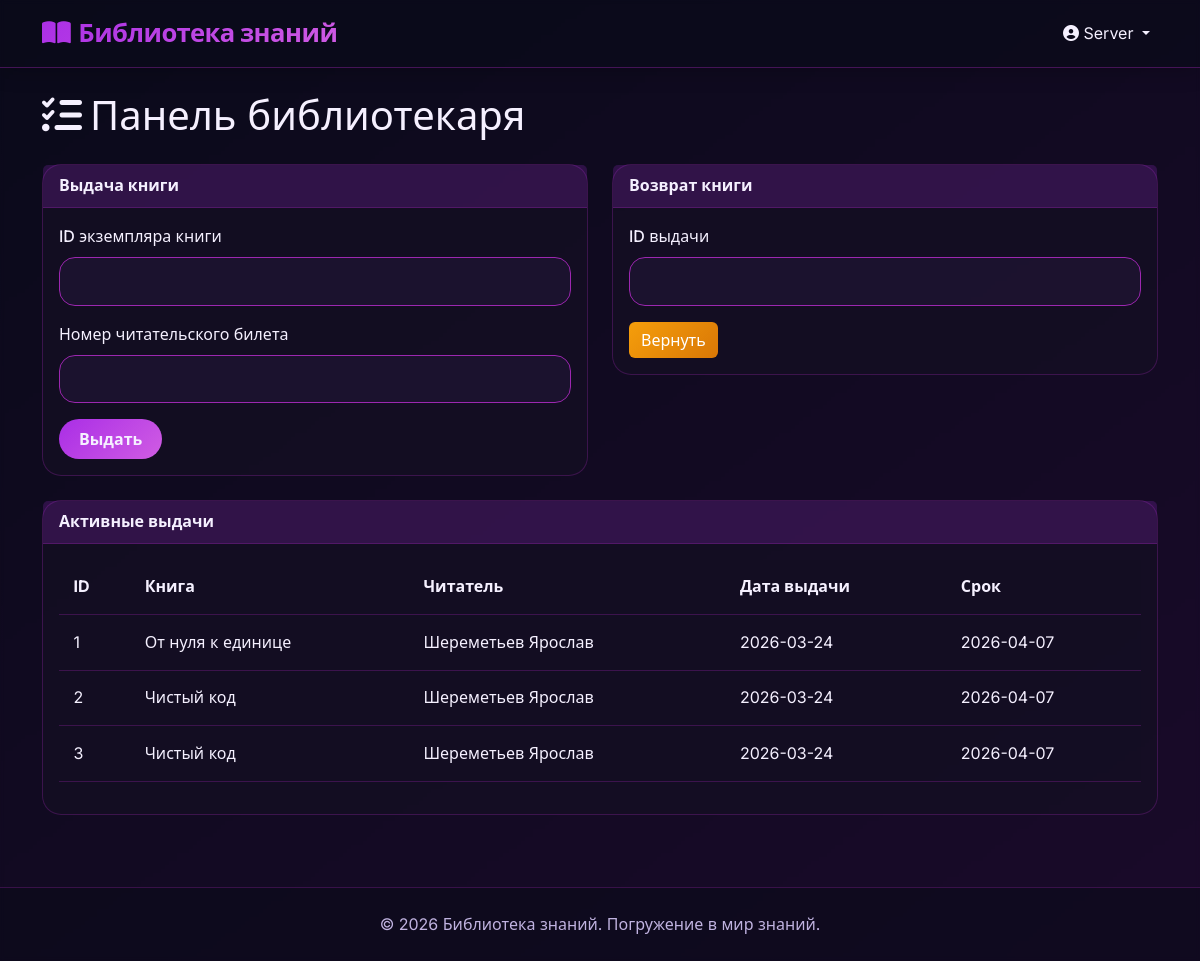
Screenshot of /librarian (signed in) with the database file from the repository.
### app.py (models this page shows, shortened)
class User(db.Model, UserMixin):
    id = db.Column(db.Integer, primary_key=True)
    login = db.Column(db.String(80), unique=True, nullable=False)
    password_hash = db.Column(db.String(120), nullable=False)
    role = db.Column(db.String(20), nullable=False)
    created_at = db.Column(db.DateTime, default=datetime.utcnow)

class Loan(db.Model):
    id = db.Column(db.Integer, primary_key=True)
    copy_id = db.Column(db.Integer, db.ForeignKey('copy.id'), nullable=False)
    reader_id = db.Column(db.Integer, db.ForeignKey('reader.id'), nullable=False)
    loan_date = db.Column(db.Date, nullable=False)
    due_date = db.Column(db.Date, nullable=False)
    return_date = db.Column(db.Date, nullable=True)
    issued_by = db.Column(db.Integer, db.ForeignKey('user.id'), nullable=False)
    copy = db.relationship('Copy')
    reader = db.relationship('Reader')
    issuer = db.relationship('User', foreign_keys=[issued_by])

### app.py (the view)
@app.route('/librarian')
@login_required
def librarian_panel():
    if current_user.role not in ['admin', 'librarian']:
        return redirect(url_for('index'))
    active_loans = Loan.query.filter_by(return_date=None).all()
    for loan in active_loans:
        loan.book_title = loan.copy.book.title
        loan.reader_name = f"{loan.reader.last_name} {loan.reader.first_name}"
    return render_template('librarian.html', active_loans=active_loans)

### app.py (called while the page is built)
@login_manager.user_loader
def load_user(user_id):
    return User.query.get(int(user_id))

### templates/librarian.html
{% extends "base.html" %}
{% block content %}
<h1 class="mb-4 fade-in"><i class="fas fa-tasks me-2"></i>Панель библиотекаря</h1>
<div class="row fade-in">
    <div class="col-md-6">
        <div class="card mb-4">
            <div class="card-header">Выдача книги</div>
            <div class="card-body">
                <form action="{{ url_for('issue_book') }}" method="post">
                    <div class="mb-3">
                        <label class="form-label">ID экземпляра книги</label>
                        <input type="number" class="form-control" name="copy_id" required>
                    </div>
                    <div class="mb-3">
                        <label class="form-label">Номер читательского билета</label>
                        <input type="text" class="form-control" name="library_card" required>
                    </div>
                    <button type="submit" class="btn btn-primary">Выдать</button>
                </form>
            </div>
        </div>
    </div>
    <div class="col-md-6">
        <div class="card mb-4">
            <div class="card-header">Возврат книги</div>
            <div class="card-body">
                <form action="{{ url_for('return_book') }}" method="post">
                    <div class="mb-3">
                        <label class="form-label">ID выдачи</label>
                        <input type="number" class="form-control" name="loan_id" required>
                    </div>
                    <button type="submit" class="btn btn-warning">Вернуть</button>
                </form>
            </div>
        </div>
    </div>
</div>
<div class="card fade-in">
    <div class="card-header">Активные выдачи</div>
    <div class="card-body">
        {% if active_loans %}
        <table class="table">
            <thead><tr><th>ID</th><th>Книга</th><th>Читатель</th><th>Дата выдачи</th><th>Срок</th></tr></thead>
            <tbody>{% for loan in active_loans %}<tr><td>{{ loan.id }}</td><td>{{ loan.book_title }}</td><td>{{ loan.reader_name }}</td><td>{{ loan.loan_date }}</td><td>{{ loan.due_date }}</td></tr>{% endfor %}</tbody>
        </table>
        {% else %}<p>Нет активных выдач.</p>{% endif %}
    </div>
</div>
{% endblock %}

### templates/base.html (shortened to what this page needs)
<!DOCTYPE html>
<html lang="ru">
<head>
    <link href="https://cdn.jsdelivr.net/npm/bootstrap@5.3.0/dist/css/bootstrap.min.css" rel="stylesheet">
    <link rel="stylesheet" href="https://cdnjs.cloudflare.com/ajax/libs/font-awesome/6.4.0/css/all.min.css">
    <link rel="stylesheet" href="{{ url_for('static', filename='css/style.css') }}">
</head>
<body>
    <nav class="navbar navbar-expand-lg sticky-top">
        <div class="container">
            <a class="navbar-brand" href="{{ url_for('index') }}">
                <i class="fas fa-book-open me-2"></i>Библиотека знаний
            </a>
            <div class="collapse navbar-collapse" id="navbarNav">
                <ul class="navbar-nav ms-auto">
                    {% if current_user.is_authenticated %}
                        <li class="nav-item dropdown">
                            <a class="nav-link dropdown-toggle" href="#" id="userDropdown" role="button" data-bs-toggle="dropdown">
                                <i class="fas fa-user-circle"></i> {{ current_user.login }}
                            </a>
                        </li>
                    {% else %}
                        <li class="nav-item"><a class="nav-link" href="{{ url_for('login') }}"><i class="fas fa-sign-in-alt"></i> Вход</a></li>
                        <li class="nav-item"><a class="nav-link" href="{{ url_for('register') }}"><i class="fas fa-user-plus"></i> Регистрация</a></li>
                    {% endif %}
                </ul>
            </div>
        </div>
    </nav>
    <main class="container py-4">
        {% block content %}{% endblock %}
    </main>
    <footer class="footer">
        <div class="container text-center">
            <span>© 2026 Библиотека знаний. Погружение в мир знаний.</span>
        </div>
    </footer>
</body>
</html>

### static/css/style.css (style rules this page uses)
:root { --bg-gradient-start: #0a0a1a; --bg-gradient-end: #1a0a2a; --card-bg: rgba(20, 15, 35, 0.75); --card-border: rgba(156, 39, 176, 0.3); --glass-blur: blur(12px); --primary: #aa2ee6; --primary-dark: #7b1fa2; --primary-light: #d05ce3; --accent-gradient: linear-gradient(135deg, #aa2ee6, #d05ce3); --text: #f5f0ff; --text-muted: #c0b3e0; --input-bg: rgba(30, 20, 50, 0.8); --input-border: #9c27b0; }
body, .navbar, .navbar-brand, .nav-link, .card, .card-body, .card-header, .card-title, .card-text, .table, .table th, .table td, .form-control, .form-select, .form-label, .modal-content, .modal-header, .modal-body, .modal-footer, .footer, .hero-section, .book-content, .btn, .btn-primary, .btn-outline-primary, .list-group-item, .dropdown-menu, .dropdown-item { color: var(--text) !important; }
.text-muted, .small, .card-text.text-muted, .footer, .dropdown-item.text-muted { color: var(--text-muted) !important; }
* { margin: 0; padding: 0; box-sizing: border-box; }
body { font-family: 'Inter', 'Segoe UI', system-ui, -apple-system, sans-serif; background: linear-gradient(145deg, var(--bg-gradient-start), var(--bg-gradient-end)); line-height: 1.6; min-height: 100vh; backdrop-filter: blur(2px); }
.navbar { background: rgba(10, 10, 26, 0.7); backdrop-filter: var(--glass-blur); border-bottom: 1px solid rgba(156, 39, 176, 0.4); box-shadow: 0 4px 20px rgba(0, 0, 0, 0.2); }
.navbar-brand { font-weight: 800; font-size: 1.6rem; background: var(--accent-gradient); -webkit-background-clip: text; background-clip: text; color: transparent !important; letter-spacing: -0.5px; }
.btn-primary { background: var(--accent-gradient); border: none; font-weight: 600; padding: 0.5rem 1.25rem; border-radius: 2rem; transition: all 0.2s; }
.btn { color: var(--text) !important; }
.btn-warning { background: linear-gradient(135deg, #f59e0b, #d97706); border: none; color: white !important; }
.form-control, .form-select, textarea, input:not([type="checkbox"]):not([type="radio"]) { background-color: var(--input-bg); border: 1px solid var(--input-border); color: var(--text) !important; border-radius: 1rem; padding: 0.7rem 1rem; }
.form-control::placeholder, textarea::placeholder, input::placeholder { color: #a0a0c0 !important; opacity: 0.7; }
.form-label { font-weight: 500; margin-bottom: 0.5rem; color: var(--text); }
.table { background-color: rgba(20, 15, 35, 0.5); color: var(--text) !important; border-color: rgba(156, 39, 176, 0.3); }
.table th, .table td { background-color: transparent; color: var(--text) !important; border-color: rgba(156, 39, 176, 0.3); padding: 0.9rem; }
.card { background: var(--card-bg); backdrop-filter: var(--glass-blur); border: 1px solid var(--card-border); border-radius: 1.2rem; }
.card-header { background: rgba(170, 46, 230, 0.2); border-bottom: 1px solid var(--card-border); font-weight: 600; }
.footer { border-top: 1px solid rgba(156, 39, 176, 0.3); background: rgba(10, 10, 26, 0.6); backdrop-filter: blur(4px); margin-top: 3rem; padding: 1.5rem 0; text-align: center; }
.fade-in { animation: fadeInUp 0.6s ease-out forwards; }

### rows the page displays
User: login "Server"
Loan: id "1", book_title "От нуля к единице", reader_name "Шереметьев Ярослав", loan_date "2026-03-24", due_date "2026-04-07"
Loan: id "2", book_title "Чистый код", reader_name "Шереметьев Ярослав", loan_date "2026-03-24", due_date "2026-04-07"
Loan: id "3", book_title "Чистый код", reader_name "Шереметьев Ярослав", loan_date "2026-03-24", due_date "2026-04-07"
